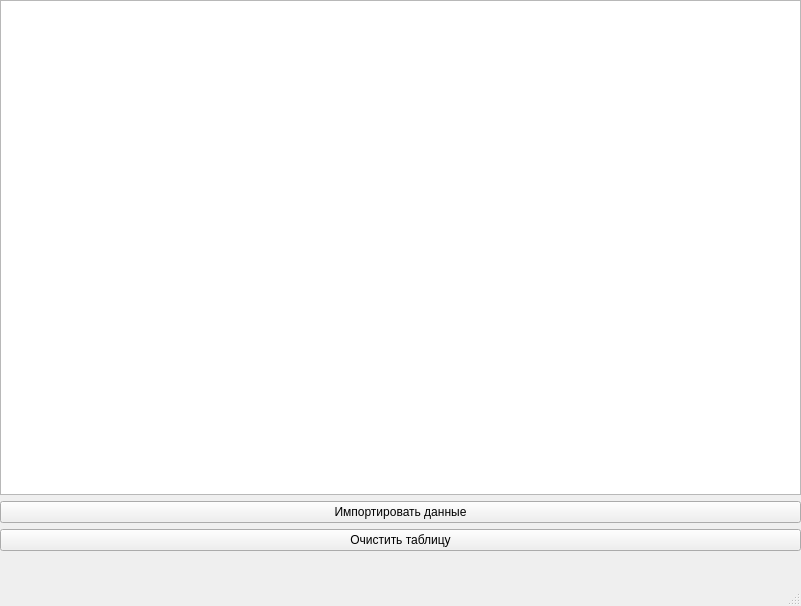
<?xml version="1.0" encoding="UTF-8"?>
<ui version="4.0">
 <class>DataViewerMain</class>
 <widget class="QMainWindow" name="DataViewerMain">
  <property name="geometry">
   <rect>
    <x>0</x>
    <y>0</y>
    <width>801</width>
    <height>606</height>
   </rect>
  </property>
  <property name="windowTitle">
   <string>DataViewerMain</string>
  </property>
  <widget class="QWidget" name="centralwidget">
   <widget class="QWidget" name="gridLayoutWidget">
    <property name="geometry">
     <rect>
      <x>0</x>
      <y>0</y>
      <width>801</width>
      <height>551</height>
     </rect>
    </property>
    <layout class="QGridLayout" name="gridLayout">
     <item row="2" column="0">
      <widget class="QPushButton" name="clearButton">
       <property name="text">
        <string>Очистить таблицу</string>
       </property>
      </widget>
     </item>
     <item row="0" column="0">
      <widget class="QTableView" name="tableView">
       <property name="editTriggers">
        <set>QAbstractItemView::EditTrigger::NoEditTriggers</set>
       </property>
      </widget>
     </item>
     <item row="1" column="0">
      <widget class="QPushButton" name="importButton">
       <property name="text">
        <string>Импортировать данные</string>
       </property>
      </widget>
     </item>
    </layout>
   </widget>
  </widget>
  <widget class="QMenuBar" name="menubar">
   <property name="geometry">
    <rect>
     <x>0</x>
     <y>0</y>
     <width>801</width>
     <height>26</height>
    </rect>
   </property>
  </widget>
  <widget class="QStatusBar" name="statusbar"/>
 </widget>
 <resources/>
 <connections/>
</ui>
